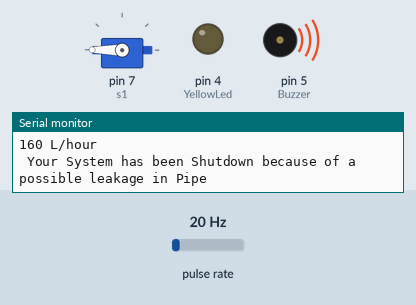
The sketch below on a simulated Arduino Uno, built with avr-gcc and run on an emulated ATmega328P. Shown: servo, output pins drawn as LEDs (lit = HIGH), buzzer (waves = sounding, pin HIGH), the last lines printed to the serial monitor. Wiring (inferred from the names in the program): pulse sensor: data pin 2. The test bench sets the inputs (shaded band); at power-on: pulse rate 20 Hz.

Above: at 1.2 s.
1.3 s: pulse rate (sensor on pin 2) set to 29 Hz
4.2 s: pulse rate (sensor on pin 2) set to 35 Hz
At 6.2 s:
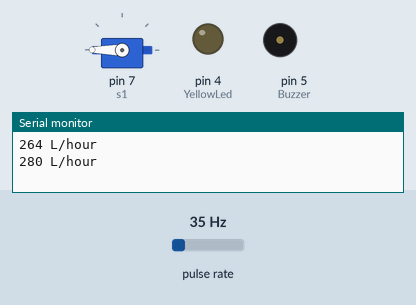
6.5 s: pulse rate (sensor on pin 2) set to 96 Hz
9.2 s: pulse rate (sensor on pin 2) set to 102 Hz
At 10.5 s:
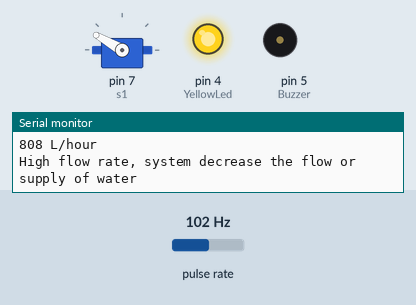
11.5 s: pulse rate (sensor on pin 2) set to 4 Hz
At 12.8 s:
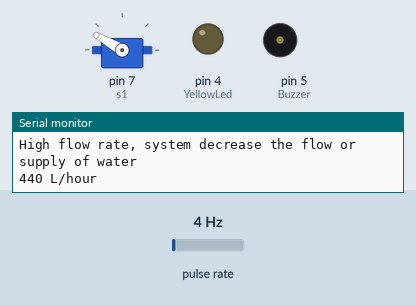
14.5 s: pulse rate (sensor on pin 2) set to 50 Hz
At 17.2 s:
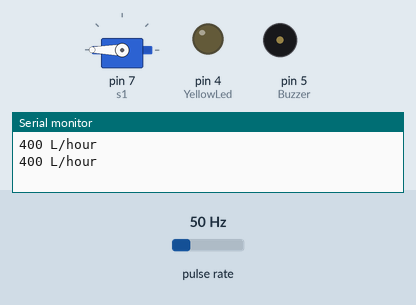
Timing chart, 0 to 18.5 s (numbered marks = the images above; inputs shaded):
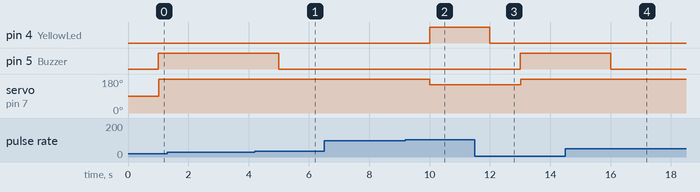

Measured:
- the behaviour switches between 31 and 32 Hz on pulse rate (sensor on pin 2) (found by bisection; images 0 and 1)
- the behaviour switches between 99 and 100 Hz on pulse rate (sensor on pin 2) (found by bisection; images 1 and 2)
- after the input at 4.2 s, pin 5 (Buzzer): HIGH → LOW after 0.80 s
- after the input at 9.2 s, pin 4 (YellowLed): LOW → HIGH after 0.80 s; servo on pin 7 (s1): 180° → 150° after 0.81 s
- after the input at 11.5 s, pin 4 (YellowLed): HIGH → LOW after 0.50 s; pin 5 (Buzzer): LOW → HIGH after 1.5 s; servo on pin 7 (s1): 150° → 180° after 1.5 s
- after the input at 14.5 s, pin 5 (Buzzer): HIGH → LOW after 1.5 s

The sketch:

hack.ino
```cpp
#include<Servo.h>
Servo s1;
volatile int flow_frequency; // Measures flow sensor pulses
unsigned int l_hour; // Calculated litres/hour
unsigned char flowsensor = 2; // Sensor Input
unsigned long currentTime;
unsigned long cloopTime;
int maxl_hour = 800;
int minl_hour = 250;
int RedLed = 3;
int YellowLed = 4;
int Buzzer = 5;

void flow () // Interrupt function
{
   flow_frequency++;
}
void setup()
{
   pinMode(flowsensor, INPUT);
   digitalWrite(flowsensor, HIGH); // Optional Internal Pull-Up
   Serial.begin(9600);
   attachInterrupt(0, flow, RISING); // Setup Interrupt
   sei(); // Enable interrupts
   currentTime = millis();
   cloopTime = currentTime;
   pinMode(YellowLed, OUTPUT);
   pinMode(Buzzer, OUTPUT);
   s1.attach (7);

}
void loop ()
{
   currentTime = millis();
   // Every second, calculate and print litres/hour
   if(currentTime >= (cloopTime + 1000))
   {
      cloopTime = currentTime; // Updates cloopTime
      // Pulse frequency (Hz) = 7.5Q, Q is flow rate in L/min.
      l_hour = (flow_frequency * 60 / 7.5); // (Pulse frequency x 60 min) / 7.5Q = flowrate in L/hour
      flow_frequency = 0;
      Serial.print(l_hour, DEC); // Print litres/hour
      Serial.println(" L/hour");

      if(l_hour >=maxl_hour)
      {
        digitalWrite(YellowLed, HIGH);
        digitalWrite(Buzzer, LOW);
        //digitalWrite(Buzzer, HIGH);
        Serial.println("High flow rate, system decrease the flow or supply of water");
        s1.write (150);


      }
      else if(l_hour <= minl_hour&& l_hour>0)
      {
        digitalWrite(RedLed, HIGH);
        digitalWrite(Buzzer, HIGH);
        //digitalWrite(Buzzer, LOW);//di to totoo
        digitalWrite(YellowLed, LOW);
        Serial.println(" Your System has been Shutdown because of a possible leakage in Pipe ");
        s1.write (180);

      }
      else{
        digitalWrite(YellowLed, LOW);
        digitalWrite(RedLed, LOW);
        digitalWrite(Buzzer, LOW);


      }

   }
}
```
